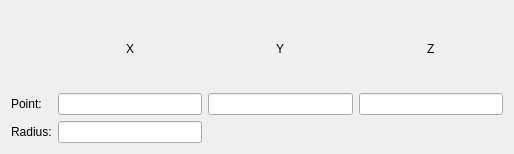
<?xml version="1.0" encoding="UTF-8"?>
<ui version="4.0">
 <class>Form</class>
 <widget class="QWidget" name="Form">
  <property name="geometry">
   <rect>
    <x>0</x>
    <y>0</y>
    <width>514</width>
    <height>154</height>
   </rect>
  </property>
  <property name="windowTitle">
   <string>Form</string>
  </property>
  <layout class="QHBoxLayout" name="horizontalLayout">
   <item>
    <layout class="QGridLayout" name="gridLayout">
     <item row="0" column="4">
      <spacer name="horizontalSpacer_3">
       <property name="orientation">
        <enum>Qt::Horizontal</enum>
       </property>
       <property name="sizeHint" stdset="0">
        <size>
         <width>40</width>
         <height>20</height>
        </size>
       </property>
      </spacer>
     </item>
     <item row="0" column="3">
      <spacer name="horizontalSpacer_2">
       <property name="orientation">
        <enum>Qt::Horizontal</enum>
       </property>
       <property name="sizeHint" stdset="0">
        <size>
         <width>40</width>
         <height>20</height>
        </size>
       </property>
      </spacer>
     </item>
     <item row="0" column="1">
      <spacer name="horizontalSpacer">
       <property name="orientation">
        <enum>Qt::Horizontal</enum>
       </property>
       <property name="sizeHint" stdset="0">
        <size>
         <width>40</width>
         <height>20</height>
        </size>
       </property>
      </spacer>
     </item>
     <item row="0" column="5">
      <widget class="QLabel" name="label_y2">
       <property name="text">
        <string>Y</string>
       </property>
      </widget>
     </item>
     <item row="0" column="2">
      <widget class="QLabel" name="label_x2">
       <property name="text">
        <string>X</string>
       </property>
      </widget>
     </item>
     <item row="1" column="1" colspan="3">
      <widget class="QLineEdit" name="lineEdit_pointx"/>
     </item>
     <item row="0" column="9">
      <spacer name="horizontalSpacer_6">
       <property name="orientation">
        <enum>Qt::Horizontal</enum>
       </property>
       <property name="sizeHint" stdset="0">
        <size>
         <width>40</width>
         <height>20</height>
        </size>
       </property>
      </spacer>
     </item>
     <item row="0" column="6">
      <spacer name="horizontalSpacer_4">
       <property name="orientation">
        <enum>Qt::Horizontal</enum>
       </property>
       <property name="sizeHint" stdset="0">
        <size>
         <width>40</width>
         <height>20</height>
        </size>
       </property>
      </spacer>
     </item>
     <item row="1" column="0">
      <widget class="QLabel" name="label">
       <property name="text">
        <string>Point:</string>
       </property>
      </widget>
     </item>
     <item row="0" column="8">
      <widget class="QLabel" name="label_z2">
       <property name="text">
        <string>Z</string>
       </property>
      </widget>
     </item>
     <item row="0" column="7">
      <spacer name="horizontalSpacer_5">
       <property name="orientation">
        <enum>Qt::Horizontal</enum>
       </property>
       <property name="sizeHint" stdset="0">
        <size>
         <width>40</width>
         <height>20</height>
        </size>
       </property>
      </spacer>
     </item>
     <item row="1" column="7" colspan="3">
      <widget class="QLineEdit" name="lineEdit_pointz"/>
     </item>
     <item row="1" column="4" colspan="3">
      <widget class="QLineEdit" name="lineEdit_pointy"/>
     </item>
     <item row="2" column="1" colspan="3">
      <widget class="QLineEdit" name="lineEdit_radius"/>
     </item>
     <item row="2" column="0">
      <widget class="QLabel" name="label_2">
       <property name="text">
        <string>Radius:</string>
       </property>
      </widget>
     </item>
    </layout>
   </item>
  </layout>
 </widget>
 <resources/>
 <connections/>
</ui>
